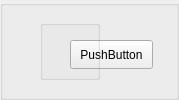
       <widget class="QGroupBox" name="groupBox_p204">
        <property name="minimumSize">
         <size>
          <width>170</width>
          <height>100</height>
         </size>
        </property>
        <property name="title">
         <string/>
        </property>
        <widget class="QPushButton" name="pushButton_p204">
         <property name="geometry">
          <rect>
           <x>70</x>
           <y>40</y>
           <width>83</width>
           <height>29</height>
          </rect>
         </property>
         <property name="text">
          <string>PushButton</string>
         </property>
        </widget>
        <widget class="QGroupBox" name="groupBox_p204info">
         <property name="geometry">
          <rect>
           <x>40</x>
           <y>20</y>
           <width>60</width>
           <height>60</height>
          </rect>
         </property>
         <property name="title">
          <string/>
         </property>
         <widget class="QLabel" name="label_p204attack">
          <property name="geometry">
           <rect>
            <x>0</x>
            <y>0</y>
            <width>30</width>
            <height>30</height>
           </rect>
          </property>
          <property name="text">
           <string/>
          </property>
         </widget>
         <widget class="QLabel" name="label_p204hp">
          <property name="geometry">
           <rect>
            <x>30</x>
            <y>0</y>
            <width>30</width>
            <height>30</height>
           </rect>
          </property>
          <property name="text">
           <string/>
          </property>
         </widget>
         <widget class="QLabel" name="label_p204mobility">
          <property name="geometry">
           <rect>
            <x>0</x>
            <y>30</y>
            <width>30</width>
            <height>30</height>
           </rect>
          </property>
          <property name="text">
           <string/>
          </property>
         </widget>
         <widget class="QLabel" name="label_p204range">
          <property name="geometry">
           <rect>
            <x>30</x>
            <y>30</y>
            <width>30</width>
            <height>30</height>
           </rect>
          </property>
          <property name="text">
           <string/>
          </property>
         </widget>
        </widget>
        <widget class="QLabel" name="label_p204type">
         <property name="geometry">
          <rect>
           <x>140</x>
           <y>10</y>
           <width>30</width>
           <height>30</height>
          </rect>
         </property>
         <property name="styleSheet">
          <string notr="true"/>
         </property>
         <property name="text">
          <string/>
         </property>
        </widget>
       </widget>
